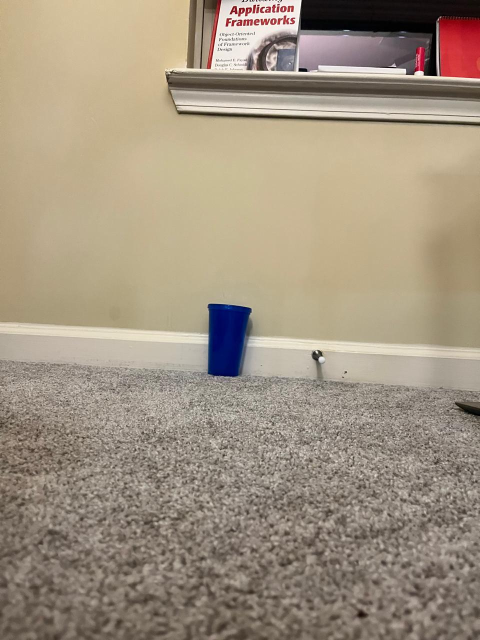
#> input picture module1/images/100cm.jpg, 960 x 1280 px, given in place of left.jpg, which was not available (shown at 1/2 size)
$ python stereo_size_estimation.py
#> lines starting #> are read from the running program, lines starting #| are printed output that depends on the picture; pictures that were not available may be replaced by others from this repository, and a replacement may not be noted
import cv2
import numpy as np
import os

# ---------- USER PARAMETERS (edit for your experiment) ----------
# Baseline between left and right camera positions (cm)
BASELINE_CM = 7.0

# Focal length of your camera in mm (approx from EXIF or phone spec)
FOCAL_MM = 4.2           # e.g. iPhone wide lens ~4.2 mm

# Sensor width of your camera in mm
SENSOR_WIDTH_MM = 5.6    # e.g. iPhone 13 main sensor ~5.6 mm

# True width of the object in cm (for comparison)
TRUE_WIDTH_CM = 8.5

# ----------------------------------------------------------------
BASE_DIR = os.path.dirname(os.path.dirname(os.path.abspath(__file__)))
stereo_dir = os.path.join(BASE_DIR, "stereo_demo")

left_path  = os.path.join(stereo_dir, "left.jpg")
right_path = os.path.join(stereo_dir, "right.jpg")

left  = cv2.imread(left_path, cv2.IMREAD_GRAYSCALE)
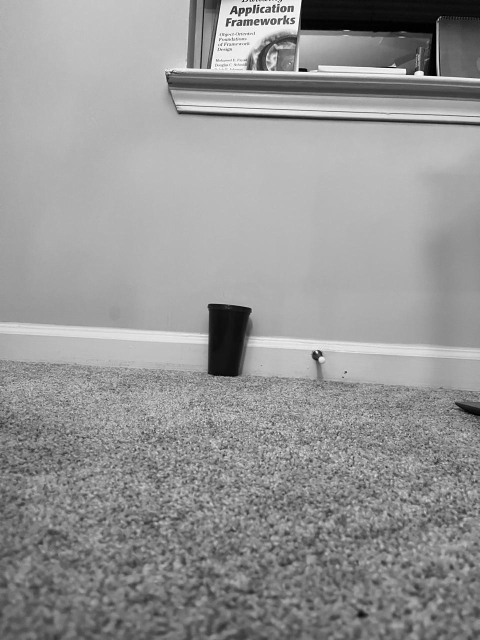
#> left: shape (1280, 960) (shown at 1/2 size); min 0, max 255, mean 149.5
right = cv2.imread(right_path, cv2.IMREAD_GRAYSCALE)
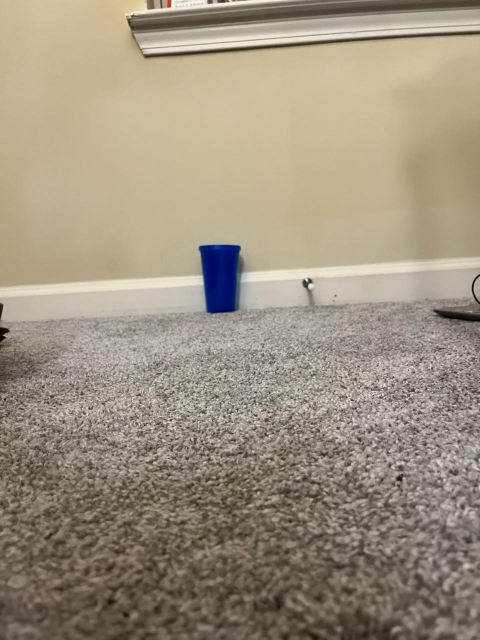
#> input picture module1/images/110cm.jpg, 960 x 1280 px, given in place of right.jpg, which was not available (shown at 1/2 size)
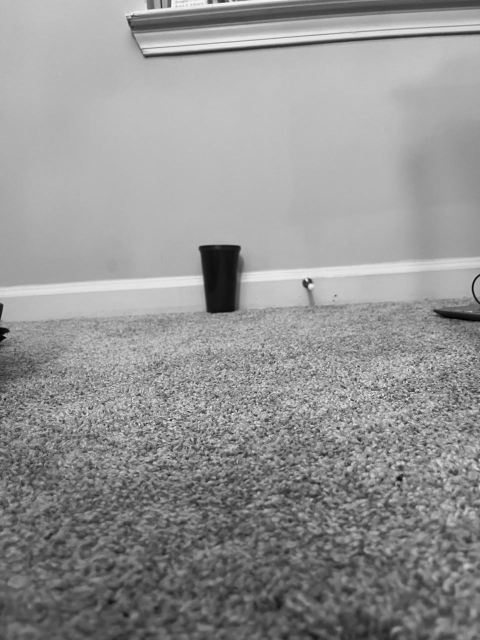
#> right: shape (1280, 960) (shown at 1/2 size); min 0, max 255, mean 147.8

if left is None or right is None:
    raise FileNotFoundError("Could not load left/right images. Check paths.")

if left.shape != right.shape:
    raise ValueError("Left and right images must have the same size.")

h, w = left.shape
#> h = 1280; w = 960

# ---- 1) Approximate fx (focal length in pixels) from sensor width ----
fx_pixels = (FOCAL_MM * w) / SENSOR_WIDTH_MM
#> fx_pixels = 720
print(f"Image width = {w}px, fx ≈ {fx_pixels:.1f} px")
#| Image width = 960px, fx ≈ 720.0 px

# ---- 2) Compute disparity map (very simple block matcher) ----
# Convert to 8-bit if needed
left_u8  = cv2.normalize(left,  None, 0, 255, cv2.NORM_MINMAX).astype(np.uint8)
right_u8 = cv2.normalize(right, None, 0, 255, cv2.NORM_MINMAX).astype(np.uint8)

num_disparities = 16 * 8   # must be multiple of 16
block_size = 11            # odd

stereo = cv2.StereoBM_create(numDisparities=num_disparities, blockSize=block_size)
disp_raw = stereo.compute(left_u8, right_u8).astype(np.float32)  # 16x scaled
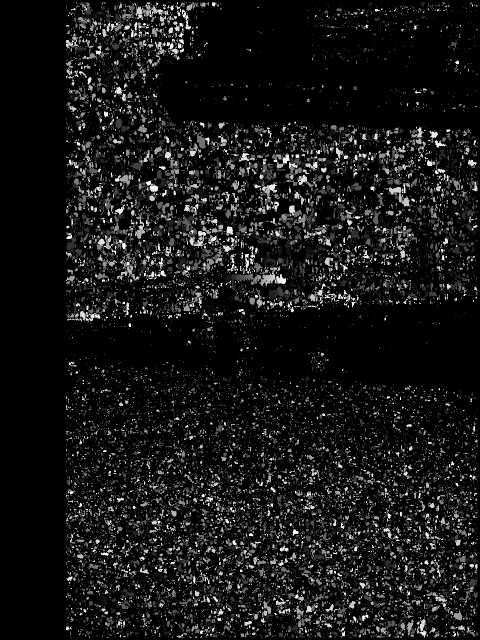
#> disp_raw: shape (1280, 960) float32 (shown at 1/2 size); min -16, max 2032, mean 161.7; drawn with min black and max white

disp = disp_raw / 16.0     # real disparity values

# ---- 3) Let the user choose two points (object width) ----
print("Click two points on the LEFT image to define the object width.")
print("Close the window when done.")

clone = cv2.cvtColor(left_u8, cv2.COLOR_GRAY2BGR)
points = []

def on_mouse(event, x, y, flags, param):
    global points, clone
    if event == cv2.EVENT_LBUTTONDOWN:
        points.append((x, y))
        cv2.circle(clone, (x, y), 4, (0, 0, 255), -1)
        cv2.imshow("Left image - click 2 points", clone)

cv2.namedWindow("Left image - click 2 points", cv2.WINDOW_NORMAL)
cv2.setMouseCallback("Left image - click 2 points", on_mouse)
cv2.imshow("Left image - click 2 points", clone)
cv2.waitKey(0)
cv2.destroyAllWindows()

if len(points) != 2:
#> (the run stopped early here; a loop or call above may not have finished)
